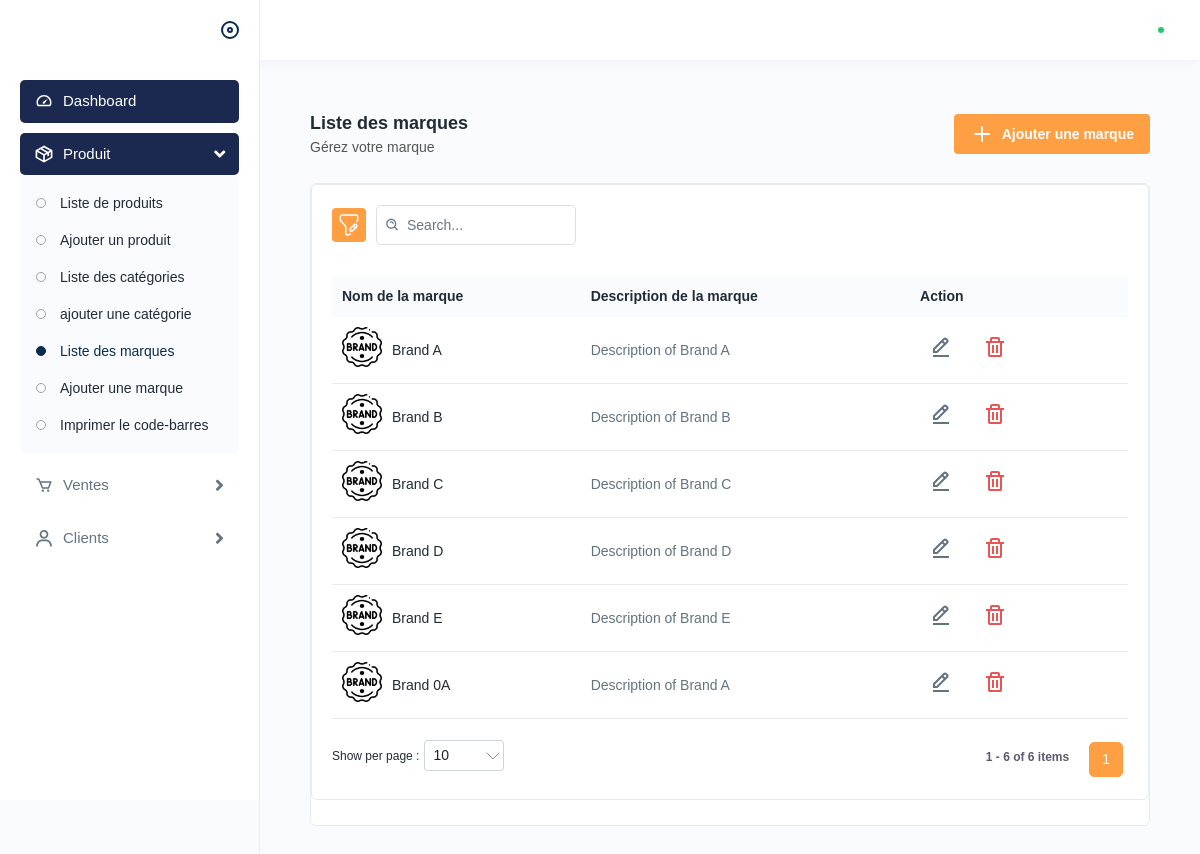
/home.php?page=produits&sub_page=list_marques (signed in), run on the app's committed database.
### tables this page shows
CREATE TABLE `brands` (
  `id` int(11) NOT NULL,
  `name` varchar(255) NOT NULL,
  `description` varchar(255) NOT NULL,
  `img` varchar(255) NOT NULL
);

### includes/goTopage.php (called while the page is built)
<?php
function gotoPage($name)
{
  return include('./pages/' . $name . '.php');
}

### includes/database.php (called while the page is built, shortened)
<?php
$user = "root";
$password = '';
$host = "localhost";
$db = "gestion_stock";
$connection = mysqli_connect($host, $user, $password) or die("Unable to connect!");
$db_q = "CREATE DATABASE IF NOT EXISTS gestion_stock";
mysqli_query($connection, $db_q);
mysqli_select_db($connection, $db) or die("Unable to select database!");
$check = mysqli_query($connection, "SELECT * FROM `clients`");

### includes/functions.php (called while the page is built, shortened)
<?php
function isApi($url)
{
    $url = explode('/', $url);
    if ($url[1] == 'api') {
        return true;
    } else {
        return false;
    }
}
function getAllBrands()
{
    isApi($_SERVER['REQUEST_URI']) ? include '../includes/database.php' : include 'includes/database.php';
    $query = "SELECT * FROM brands";
    $brands = mysqli_query($connection, $query);
    return $brands;
}

### includes/config.php (called while the page is built, shortened)
<?php
$brand_upload_dir = './assets/img/brand/';

### pages/products/list_marques.php (the view, shortened to what this page needs)
<?php
include 'includes/config.php';
$all_brands = getAllBrands();
$table_head = '
        <tr>
            <th>Nom de la marque</th>
            <th>Description de la marque</th>
            <th>Action</th>
        </tr>
    ';
?>
<div class="content">
    <div class="page-header">
        <div class="page-title">
            <h4>Liste des marques</h4>
            <h6>Gérez votre marque</h6>
        </div>
        <div class="page-btn">
            <a href="?page=produits&sub_page=add_marques" class="btn btn-added"><img src="assets/img/icons/plus.svg"
                    class="me-2" alt="img">Ajouter une marque</a>
        </div>
    </div>
    <div class="card">
        <div class="card">
            <div class="card-body">
                <?php include 'templates/components/list_table_head.php'; ?>
                <?php
                $num = mysqli_num_rows($all_brands);
                if ($num > 0) {
                    while ($brand = mysqli_fetch_assoc($all_brands)) {
                        $brand_id = $brand['id'];
                        $brand_name = $brand['name'];
                        $brand_description = $brand['description'];
                        ?>
                        <tr>
                            <td class="productimgname">
                                <a href="javascript:void(0);" class="product-img">
                                    <img src="<?php echo $brand_upload_dir . $brand['img']; ?>" alt="product">
                                </a>
                                <a href="javascript:void(0);">
                                    <?php echo $brand_name ?>
                                </a>
                            </td>
                            <td>
                                <?php echo $brand_description ?>
                            </td>
                            <td>
                                <a href='?page=produits&sub_page=edit_brand&id=<?php echo $brand_id ?>' class='btn btn-edit'>
                                    <img src='assets/img/icons/edit.svg' class='me-1' alt='img'>
                                </a>
                                <a href='?page=produits&sub_page=list_marques&deleteRow=<?php echo $brand_id ?>'
                                    class='btn btn-delete'>
                                    <img src='assets/img/icons/delete.svg' class='me-1' alt='img'>
                                </a>
                            </td>
                        </tr>
                    <?php }
                } ?>
                <?php include 'templates/components/list_table_footer.php'; ?>
            </div>
        </div>
    </div>
</div>

### data on the page
brands: img (picture), name "Brand A", description "Description of Brand A"
brands: img (picture), name "Brand B", description "Description of Brand B"
brands: img (picture), name "Brand C", description "Description of Brand C"
brands: img (picture), name "Brand D", description "Description of Brand D"
brands: img (picture), name "Brand E", description "Description of Brand E"
brands: img (picture), name "Brand 0A", description "Description of Brand A"
